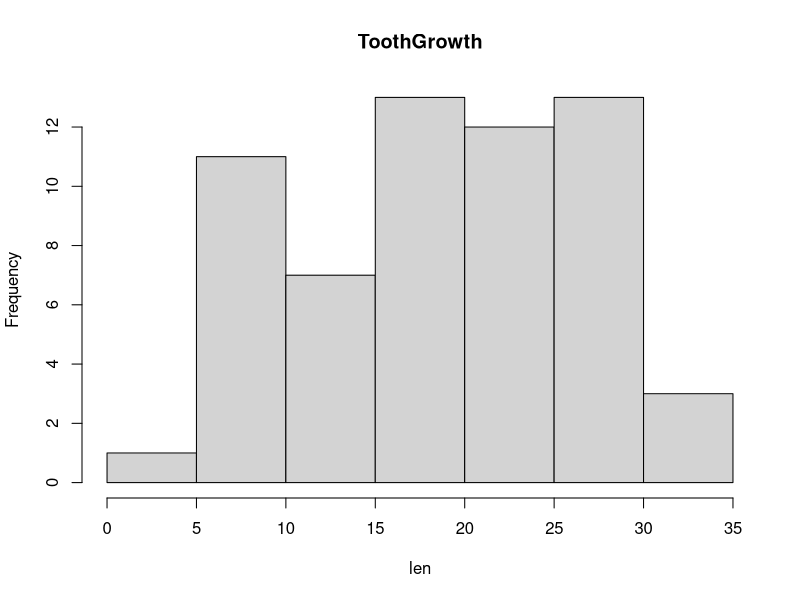
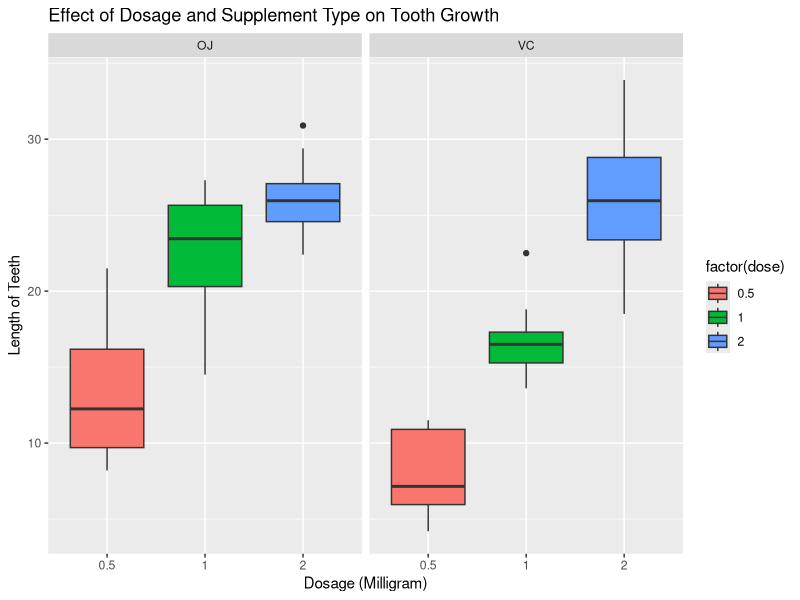

Write R code to recreate these figures, in order. (Note: this script raises an error after producing the figures.)
## ---- chunk 1
data(ToothGrowth)
summary(ToothGrowth)
head(ToothGrowth)

hist(ToothGrowth$len, xlab = 'len', main = 'ToothGrowth')
## ---- chunk 2
# Mean of Len
mean(ToothGrowth$len)

# Sd of Len
sd(ToothGrowth$len)
## ---- chunk 3
library(ggplot2)

plot <- ggplot(ToothGrowth, 
               aes(x=factor(dose),y=len,fill=factor(dose)))
plot + geom_boxplot(notch=F) + facet_grid(.~supp) +
  scale_x_discrete("Dosage (Milligram)") +   
  scale_y_continuous("Length of Teeth") +  
  ggtitle("Effect of Dosage and Supplement Type on Tooth Growth")
## ---- chunk 4
supp.t1 <- t.test(len~supp, paired=F, var.equal=T, data=ToothGrowth)
supp.t2 <- t.test(len~supp, paired=F, var.equal=F, data=ToothGrowth)
supp.result <- data.frame("p-value"=c(supp.t1$p.value, supp.t2$p.value),
                          "Conf-Low"=c(supp.t1$conf[1],supp.t2$conf[1]),
                          "Conf-High"=c(supp.t1$conf[2],supp.t2$conf[2]),
                          row.names=c("Equal Var","Unequal Var"))
supp.result
